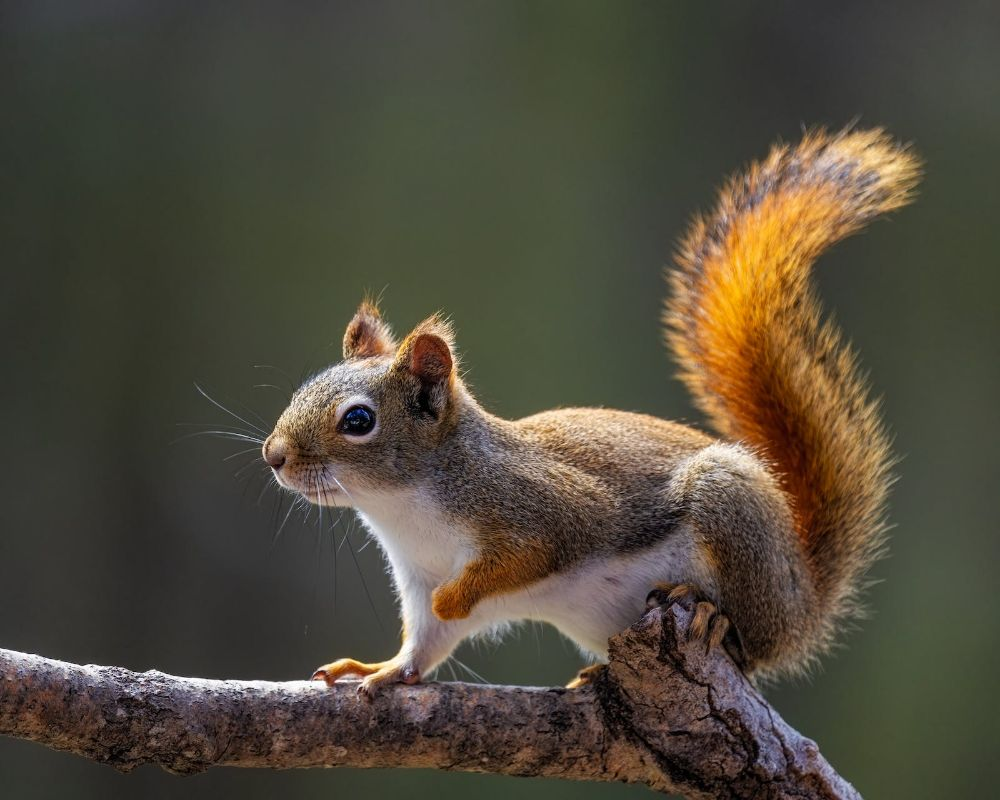
#> input picture image.jpg, 1000 x 800 px
$ python lab3.py
#> lines starting #> are read from the running program, lines starting #| are printed output that depends on the picture
import cv2
import numpy as np
import matplotlib.pyplot as plt

img = cv2.imread("image.jpg", 0)
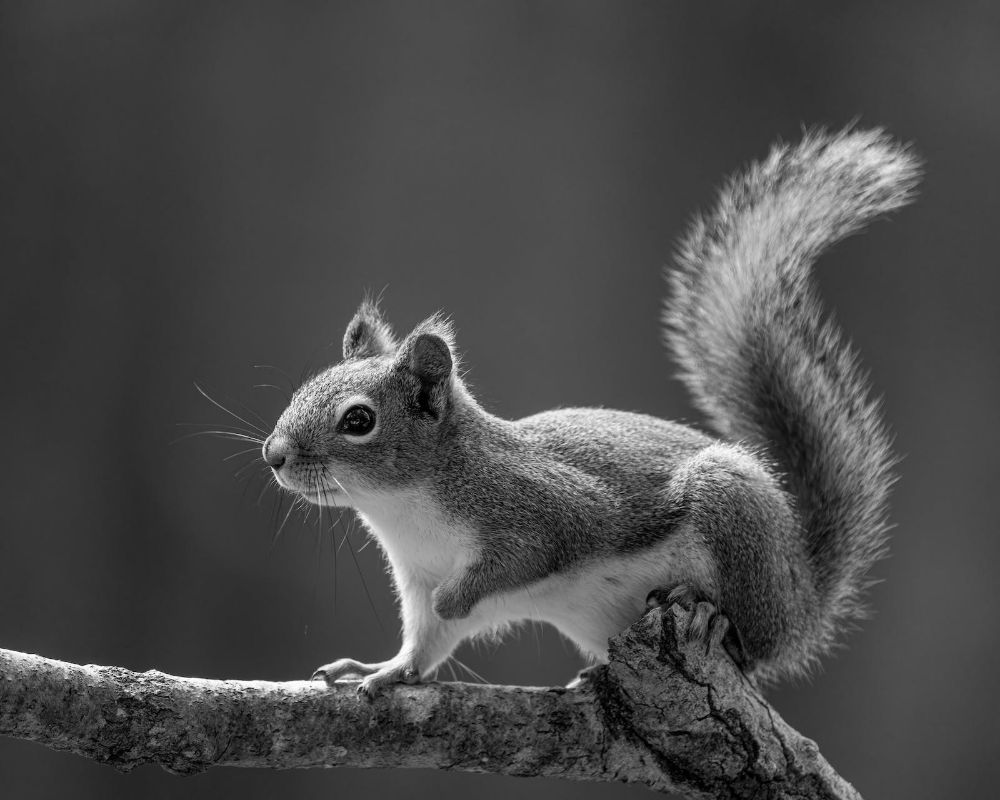
#> img: shape (800, 1000); min 0, max 255, mean 74.3

# 3x3 Average Mask
mask = np.ones((3, 3)) / 9

# Apply Convolution
result = cv2.filter2D(img, -1, mask)

# Show Images
plt.subplot(1, 2, 1)
plt.imshow(img, cmap="gray")
plt.title("Original")
plt.axis("off")

plt.subplot(1, 2, 2)
plt.imshow(result, cmap="gray")
plt.title("Convolution")
plt.axis("off")

plt.show()
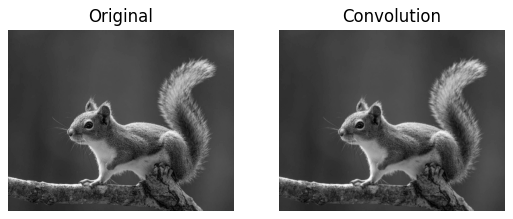
#> figure drawn by matplotlib, 2 panels
